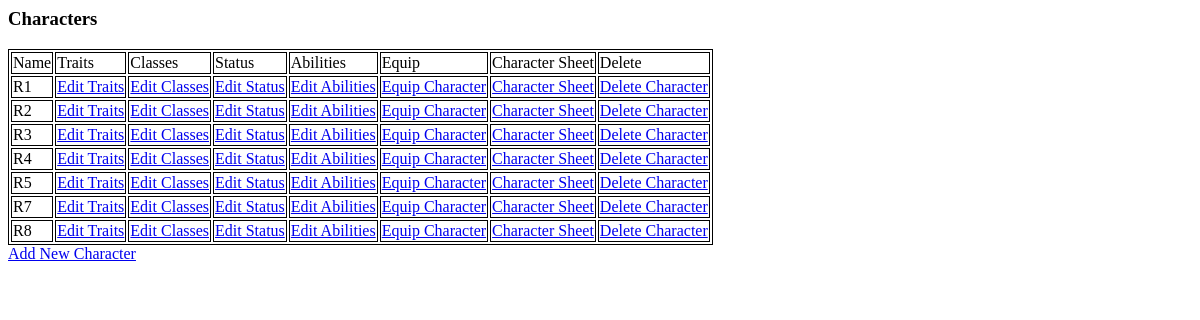
The app's page /osric_character_tools/characters.php, older data.
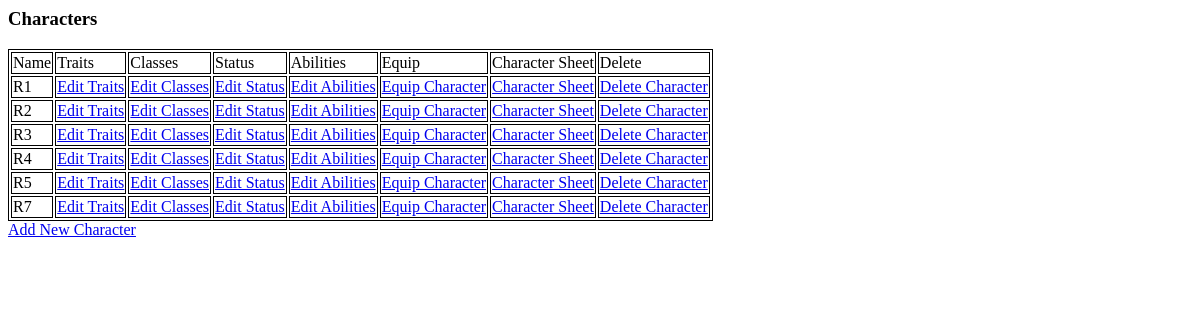
The same page, newer data.
### tables this page shows
CREATE TABLE IF NOT EXISTS `characters` (
  `CharacterName` varchar(255) NOT NULL,
  `CharacterGender` int(11) NOT NULL,
  `CharacterAge` float NOT NULL,
  `CharacterHeight` float NOT NULL,
  `CharacterWeight` float NOT NULL,
  `CharacterId` bigint(20) unsigned NOT NULL AUTO_INCREMENT,
  `CharacterAlignment` int(11) NOT NULL,
  `RaceId` bigint(20) NOT NULL,
  PRIMARY KEY (`CharacterId`)
);

### osric_character_tools/characters.php (the view, shortened to what this page needs)
<html>
<head>
<link rel="stylesheet" type="text/css" href="./css/class.css" />
</head>
<body>
<?php
include("./inc/misc.inc");
$cxn = mysqli_connect($host,$user,$passwd,$dbname) or die("Couldn't connect to server");
$query = "SELECT * from characters";
$result = mysqli_query($cxn,$query) or die("Couldn't execute query.");
?>
<h3>Characters</h3>
<?php
echo "<table id='osric_characters'>";
echo "<tr><td>Name</td><td>Traits</td><td>Classes</td><td>Status</td><td>Abilities</td><td>Equip</td><td>Character Sheet</td><td>Delete</td></tr>";
while($row = mysqli_fetch_assoc($result))
{
echo "<tr>";
echo "<td>{$row['CharacterName']}</td>";
echo "<td><a href='editcharacter.php?CharacterId={$row['CharacterId']}'>Edit Traits</a></td>";
echo "<td><a href='editcharacterclasses.php?CharacterId={$row['CharacterId']}'>Edit Classes</a></td>";
echo "<td><a href='editcharacterstatus.php?CharacterId={$row['CharacterId']}'>Edit Status</a></td>";
echo "<td><a href='editcharacterabilities.php?CharacterId={$row['CharacterId']}'>Edit Abilities</a></td>";
echo "<td><a href='equipcharacter.php?CharacterId={$row['CharacterId']}'>Equip Character</a></td>";
echo "<td><a href='charactersheet.php?CharacterId={$row['CharacterId']}'>Character Sheet</td>";
echo "<td><a href='deletecharacter.php?CharacterId={$row['CharacterId']}'>Delete Character</a></td>";
echo "</tr>";
}
echo "</table>";
echo "<a href='editcharacter.php?CharacterId=-1'>Add New Character</a></td>";
?>
</body>
</html>

### osric_character_tools/css/class.css (style rules this page uses)
table,td { border: 1px solid black; }

Row changes from the older to the newer data that the page shows:
removed characters: CharacterName "R8"
